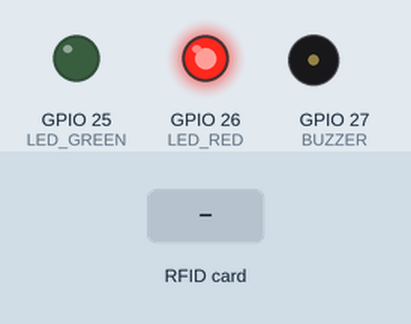
Recording of a sketch running on a simulated ESP32. Shown: output pins drawn as LEDs (lit = HIGH), buzzer (waves = sounding, pin HIGH). Inputs (shaded band) come from the test bench. WiFi joins after 1.5 s; servers stay silent unless stated; uploads are accepted with an empty reply; what the sketch prints to the serial monitor is not drawn.

Above: at 0.1 s.
At 2.1 s:
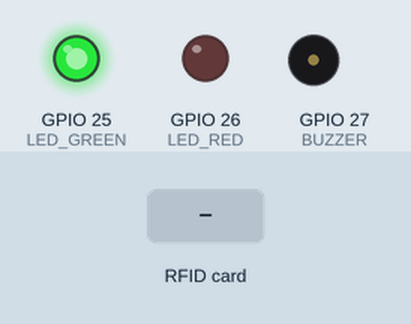
At 3.7 s:
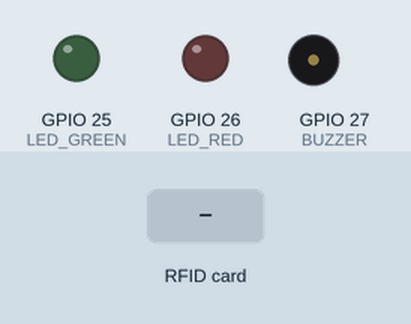
3.8 s: RFID card 5E 7A 19 C4 held to the reader
Timing chart, 0 to 6.8 s (numbered marks = the images above; inputs shaded):
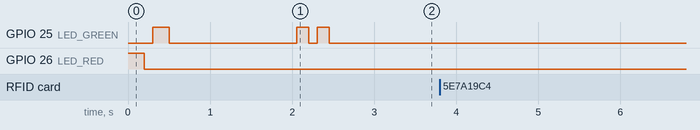

Measured:
- after the input at 3.8 s, every drawn part: stays the same

The sketch:

rfid_reader.ino
```cpp
/*
 * Montessori360 — RFID Attendance Reader
 * Hardware: ESP32 + RC522 (SPI)
 *
 * Wiring (ESP32 DevKit):
 *   RC522  →  ESP32
 *   SDA    →  GPIO 5   (SS)
 *   SCK    →  GPIO 18
 *   MOSI   →  GPIO 23
 *   MISO   →  GPIO 19
 *   RST    →  GPIO 22
 *   GND    →  GND
 *   3.3V   →  3.3V
 *
 *   Green LED  →  GPIO 25 (via 220Ω resistor)
 *   Red LED    →  GPIO 26 (via 220Ω resistor)
 *   Buzzer     →  GPIO 27 (active piezo)
 *
 * Libraries (install via Arduino Library Manager):
 *   - MFRC522 by GithubCommunity
 *   - ArduinoJson by Benoit Blanchon
 *   - WiFi (built-in with ESP32 board package)
 *   - HTTPClient (built-in with ESP32 board package)
 */

#include <SPI.h>
#include <MFRC522.h>
#include <WiFi.h>
#include <HTTPClient.h>
#include <ArduinoJson.h>

// ── Configuration — edit these ──────────────────────────────────────────────

const char* WIFI_SSID     = "YOUR_SCHOOL_WIFI_SSID";
const char* WIFI_PASSWORD = "YOUR_SCHOOL_WIFI_PASSWORD";

// API key from Montessori360 → RFID Attendance → Readers → Add Reader
const char* DEVICE_API_KEY = "rfid_YOUR_DEVICE_API_KEY_HERE";

// Your school's API URL (no trailing slash)
const char* API_URL = "https://your-school.montessori360.com/api/v1/rfid/tap";

// ── Pin definitions ──────────────────────────────────────────────────────────

#define SS_PIN    5
#define RST_PIN   22
#define LED_GREEN 25
#define LED_RED   26
#define BUZZER    27

// ── Globals ──────────────────────────────────────────────────────────────────

MFRC522 rfid(SS_PIN, RST_PIN);

// Debounce: ignore the same card tapped within this many ms
#define DEBOUNCE_MS 3000
String  lastUid      = "";
unsigned long lastMs = 0;

// ── Setup ─────────────────────────────────────────────────────────────────────

void setup() {
  Serial.begin(115200);

  pinMode(LED_GREEN, OUTPUT);
  pinMode(LED_RED,   OUTPUT);
  pinMode(BUZZER,    OUTPUT);

  // Startup blink
  digitalWrite(LED_RED, HIGH); delay(200); digitalWrite(LED_RED, LOW);
  delay(100);
  digitalWrite(LED_GREEN, HIGH); delay(200); digitalWrite(LED_GREEN, LOW);

  SPI.begin();
  rfid.PCD_Init();

  Serial.println("[RFID] Reader initialised");
  connectWifi();
}

// ── Main loop ─────────────────────────────────────────────────────────────────

void loop() {
  // Reconnect if WiFi dropped
  if (WiFi.status() != WL_CONNECTED) {
    Serial.println("[WiFi] Reconnecting…");
    connectWifi();
  }

  if (!rfid.PICC_IsNewCardPresent() || !rfid.PICC_ReadCardSerial()) {
    return;
  }

  String uid = getUid();
  unsigned long now = millis();

  // Debounce: skip if same card tapped too quickly
  if (uid == lastUid && (now - lastMs) < DEBOUNCE_MS) {
    rfid.PICC_HaltA();
    rfid.PCD_StopCrypto1();
    return;
  }

  lastUid = uid;
  lastMs  = now;

  Serial.print("[RFID] Card UID: ");
  Serial.println(uid);

  sendTap(uid);

  rfid.PICC_HaltA();
  rfid.PCD_StopCrypto1();
}

// ── WiFi connection ──────────────────────────────────────────────────────────

void connectWifi() {
  Serial.print("[WiFi] Connecting to ");
  Serial.println(WIFI_SSID);

  WiFi.begin(WIFI_SSID, WIFI_PASSWORD);
  int attempts = 0;
  while (WiFi.status() != WL_CONNECTED && attempts < 20) {
    delay(500);
    Serial.print(".");
    attempts++;
  }

  if (WiFi.status() == WL_CONNECTED) {
    Serial.print("\n[WiFi] Connected, IP: ");
    Serial.println(WiFi.localIP());
    blinkGreen(2);
  } else {
    Serial.println("\n[WiFi] Failed to connect");
    blinkRed(3);
  }
}

// ── Read card UID as hex string ──────────────────────────────────────────────

String getUid() {
  String uid = "";
  for (byte i = 0; i < rfid.uid.size; i++) {
    if (rfid.uid.uidByte[i] < 0x10) uid += "0";
    uid += String(rfid.uid.uidByte[i], HEX);
  }
  uid.toUpperCase();
  return uid;
}

// ── POST tap to API ──────────────────────────────────────────────────────────

void sendTap(const String& uid) {
  if (WiFi.status() != WL_CONNECTED) {
    Serial.println("[HTTP] No WiFi — skipping");
    blinkRed(2);
    return;
  }

  HTTPClient http;
  http.begin(API_URL);
  http.addHeader("Content-Type",  "application/json");
  http.addHeader("X-Device-Key",  DEVICE_API_KEY);

  StaticJsonDocument<128> doc;
  doc["uid"] = uid;
  String body;
  serializeJson(doc, body);

  int code = http.POST(body);

  if (code == 200) {
    String response = http.getString();
    StaticJsonDocument<256> resp;
    DeserializationError err = deserializeJson(resp, response);

    if (!err) {
      const char* status = resp["status"];
      const char* name   = resp["student_name"] | "Unknown";

      Serial.print("[API] status=");
      Serial.print(status);
      Serial.print(" name=");
      Serial.println(name);

      if (strcmp(status, "marked") == 0) {
        beepSuccess();
        blinkGreen(1);
      } else if (strcmp(status, "already_marked") == 0) {
        beepDouble();
        blinkGreen(2);
      } else {
        // unknown_card
        beepError();
        blinkRed(1);
      }
    }
  } else {
    Serial.print("[API] HTTP error: ");
    Serial.println(code);
    blinkRed(2);
  }

  http.end();
}

// ── LED / buzzer helpers ─────────────────────────────────────────────────────

void blinkGreen(int times) {
  for (int i = 0; i < times; i++) {
    digitalWrite(LED_GREEN, HIGH); delay(150);
    digitalWrite(LED_GREEN, LOW);  delay(100);
  }
}

void blinkRed(int times) {
  for (int i = 0; i < times; i++) {
    digitalWrite(LED_RED, HIGH); delay(150);
    digitalWrite(LED_RED, LOW);  delay(100);
  }
}

void beepSuccess() {
  // Single long beep — student marked present
  tone(BUZZER, 1000, 200);
  delay(250);
}

void beepDouble() {
  // Two short beeps — already marked
  tone(BUZZER, 1000, 100); delay(150);
  tone(BUZZER, 1000, 100); delay(150);
}

void beepError() {
  // Low tone — unknown card
  tone(BUZZER, 400, 400);
  delay(450);
}
```
